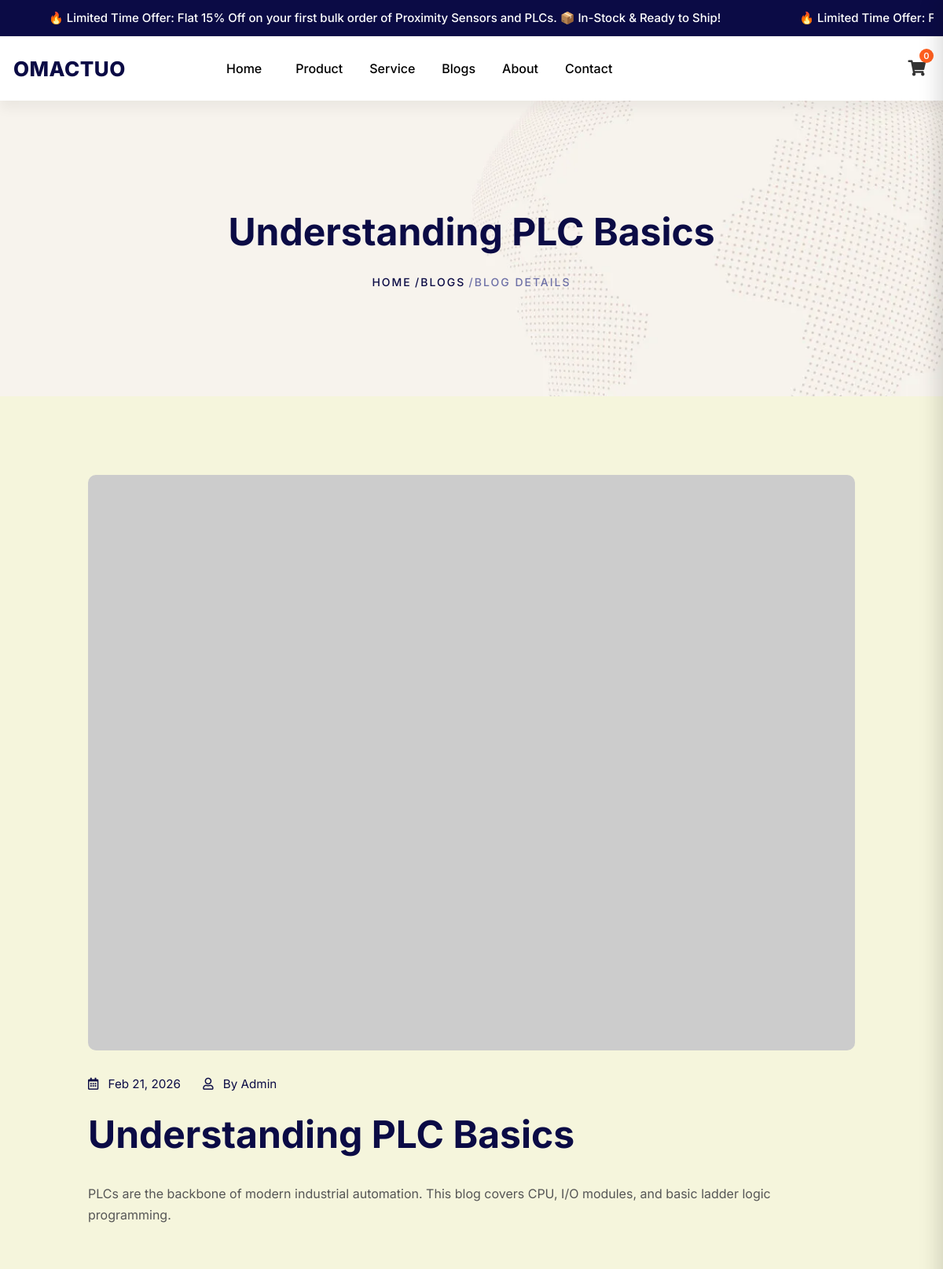
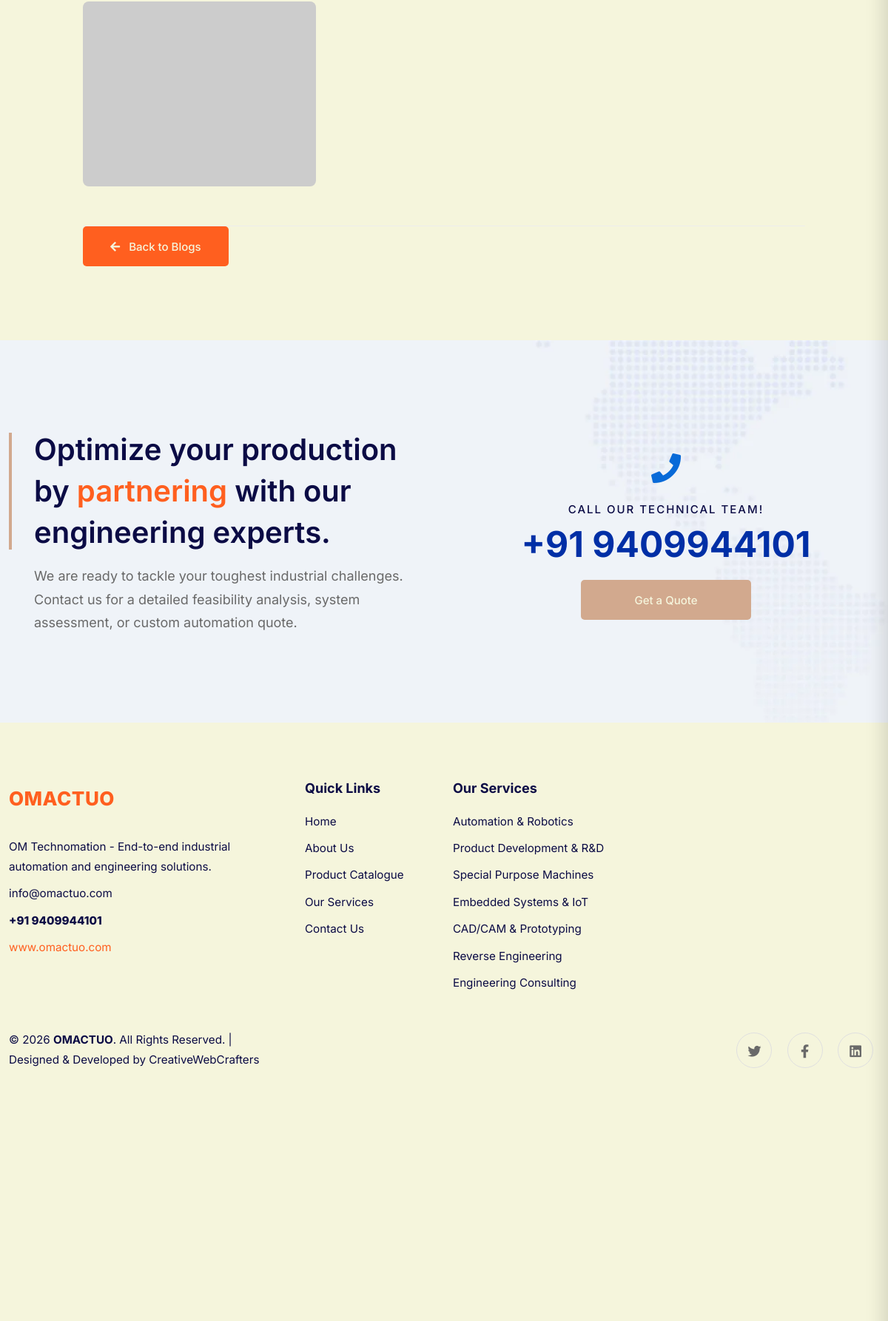
/blog-details.php?id=1 (upper part), run on the app's committed database (2 pictures, top to bottom).
### tables this page shows
CREATE TABLE `tag_line` (
  `id` int(11) NOT NULL DEFAULT 1,
  `content` text DEFAULT NULL
);

CREATE TABLE `blogs` (
  `id` int(11) NOT NULL,
  `title` varchar(255) NOT NULL,
  `short_description` text DEFAULT NULL,
  `description` longtext DEFAULT NULL,
  `image1` varchar(255) DEFAULT NULL,
  `image2` varchar(255) DEFAULT NULL,
  `image3` varchar(255) DEFAULT NULL,
  `image4` varchar(255) DEFAULT NULL,
  `author` varchar(100) DEFAULT 'Admin',
  `status` enum('active','inactive') DEFAULT 'active',
  `created_at` timestamp NOT NULL DEFAULT current_timestamp(),
  `updated_at` timestamp NOT NULL DEFAULT current_timestamp() ON UPDATE current_timestamp()
);

### blog-details.php (the view, shortened to what this page needs)
<?php
include 'includes/header.php';
$blog_id = isset($_GET['id']) ? (int)$_GET['id'] : 0;
$blog_res = mysqli_query($con, "SELECT * FROM blogs WHERE id = $blog_id AND status = 'active'");
$blog = mysqli_fetch_assoc($blog_res);
?>
<div class="breadcrumb-area">
    <div class="container">
        <div class="row">
            <div class="col-12">
                <div class="breadcrumb_box text-center">
                    <h2 class="breadcrumb-title"><?php echo htmlspecialchars($blog['title']); ?></h2>
                    <ul class="breadcrumb-list">
                        <li class="breadcrumb-item"><a href="index.php">Home</a></li>
                        <li class="breadcrumb-item"><a href="blogs.php">Blogs</a></li>
                        <li class="breadcrumb-item active">Blog Details</li>
                    </ul>
                </div>
            </div>
        </div>
    </div>
</div>
<div class="site-wrapper-reveal">
    <div class="blog-details-wrapper section-space--ptb_100">
        <div class="container">
            <div class="row justify-content-center">
                <div class="col-lg-10">
                    <div class="blog-details-post-wrap">
                        <div class="post-featured-image mb-30">
                            <img src="<?php echo !empty($blog['image1']) ? $blog['image1'] : 'assets/images/blog/blog-details-01-1170x500.webp'; ?>" class="img-fluid" alt="<?php echo htmlspecialchars($blog['title']); ?>" style="width: 100%; border-radius: 10px;">
                        </div>
                        <div class="post-meta mb-20">
                            <span class="post-date"><i class="far fa-calendar-alt me-2"></i> <?php echo date('M d, Y', strtotime($blog['created_at'])); ?></span>
                            <span class="post-author ms-4"><i class="far fa-user me-2"></i> By <?php echo htmlspecialchars($blog['author']); ?></span>
                        </div>
                        <div class="post-content-inner">
                            <h2 class="post-title mb-30"><?php echo htmlspecialchars($blog['title']); ?></h2>
                            <div class="post-description leading-relaxed" style="font-size: 16px; color: #555;">
                                <?php echo $blog['description']; ?>
                            </div>
                        </div>
                        <?php if($blog['image2'] || $blog['image3'] || $blog['image4']): ?>
                        <div class="row mt-40 g-3">
                            <?php for($i=2; $i<=4; $i++):
                                if($blog["image$i"]): ?>
                            <div class="col-md-4">
                                <img src="<?php echo $blog["image$i"]; ?>" class="img-fluid" style="border-radius: 8px; height: 250px; width: 100%; object-fit: cover;">
                            </div>
                            <?php endif; endfor; ?>
                        </div>
                        <?php endif; ?>
<br><br>
                        <div class="post-navigation-wrapper mt-50 border-top pt-30">
                            <div class="row">
                                <div class="col-6">
                                    <a href="blogs.php" class="btn btn-outline-primary"><i class="fas fa-arrow-left me-2"></i> Back to Blogs</a>
                                </div>
                            </div>
                        </div>
                    </div>
                </div>
            </div>
        </div>
    </div>
    <div class="contact-us-section-wrappaer infotechno-contact-us-bg section-space--ptb_120">
    <div class="container">
        <div class="row align-items-center">
            <div class="col-lg-6">
                <div class="conact-us-wrap-one">
                    <h3 class="heading">Optimize your production by <span class="text-color-primary">partnering</span> with our engineering experts. </h3>
                    <div class="sub-heading">We are ready to tackle your toughest industrial challenges.<br>Contact us for a detailed feasibility analysis, system assessment, or custom automation quote.</div>
                </div>
            </div>
            <div class="col-lg-6">
                <div class="contact-info-one text-center">
                    <div class="icon">
                        <span class="fas fa-phone"></span>
                    </div>
                    <h6 class="heading font-weight--reguler">Call our technical team!</h6>
                    <h2 class="call-us"><a href="tel:+919409944101">+91 9409944101</a></h2>
                    <div class="contact-us-button mt-20">
                        <a href="contact-us.php" class="btn btn--secondary">Get a Quote</a>
                    </div>
                </div>
            </div>
        </div>
    </div>
</div>
</div>
<?php include 'includes/footer.php'; ?>

### includes/header.php (shortened to what this page needs)
<!DOCTYPE html>
<html class="no-js" lang="zxx" dir="ltr">
<head>
    <link rel="stylesheet" href="assets/css/vendor/bootstrap.min.css">
    <link rel="stylesheet" href="assets/css/vendor/fontawesome-all.min.css">
    <link rel="stylesheet" href="assets/css/plugins/swiper.min.css">
    <link rel="stylesheet" href="assets/css/plugins/animate-text.css">
    <link rel="stylesheet" href="assets/css/plugins/animate.min.css">
    <link rel="stylesheet" href="assets/css/plugins/lightgallery.min.css">
    <link rel="stylesheet" href="assets/css/style.css">
</head>
<body>
    <div class="header-area header-area--default" style="background-color: #FFFFFF;">
        <?php
        include 'conneaction.php';
        $tag_res = mysqli_query($con, "SELECT * FROM tag_line WHERE id = 1");
        $tag_data = mysqli_fetch_assoc($tag_res);
        $tag_content = isset($tag_data['content']) ? $tag_data['content'] : 'Now Hiring: Are you a driven and motivated 1st Line IT Support Engineer?';
        ?>
<div class="header-top-wrap border-bottom" style="background-color: #0B0B45;">
  <div class="container-fluid">
    <div class="row">
      <div class="col-lg-12">
<div class="marquee-wrapper">
    <div class="marquee-track">
        <div style="display: flex;">
            <p class="marquee-item"><?php echo $tag_content; ?></p>
            <p class="marquee-item"><?php echo $tag_content; ?></p>
        </div>
    </div>
</div>
      </div>
    </div>
  </div>
</div>
        <div class="header-bottom-wrap header-sticky">
            <div class="container-fluid">
                <div class="row">
                    <div class="col-lg-12">
                        <div class="header default-menu-style position-relative">
                            <div class="header__logo">
                               <a href="index.php" style="color: #0B0B45; font-size: 26px; font-weight: 800; text-decoration: none; letter-spacing: 0.5px; text-transform: uppercase;">
                       omactuo                                </a>
                            </div>
                            <div class="header-midle-box">
                                <div class="header-bottom-wrap d-md-block d-none">
                                    <div class="header-bottom-inner">
                                        <div class="header-bottom-left-wrap">
                                            <div class="header__navigation d-none d-xl-block">
                                                <nav class="navigation-menu primary--menu">
                                                    <ul>
                                                        <li><a href="index.php"><span>Home</span></a></li>
                                                        <li><a href="products.php"><span>Product</span></a>
                                                        </li>
                                                        <li><a href="services.php"><span>Service</span></a></li>
                                                        <li><a href="blogs.php"><span>Blogs</span></a></li>
                                                         <li><a href="about.php"><span>About</span></a></li>
                                                        <li><a href="contact-us.php"><span>Contact</span></a></li>
                                                    </ul>
                                                </nav>
                                            </div>
                                        </div>
                                    </div>
                                </div>
                            </div>
                            <div class="header-right-box">
                                <div class="header-right-inner" id="hidden-icon-wrapper">
                                    <div class="header-cart-icon" onclick="openCartSidebar()">
                                        <i class="fas fa-shopping-cart"></i>
                                        <span class="cart-count" id="cart-count">0</span>
                                    </div>
                                </div>
                            </div>
                        </div>
                    </div>
                </div>
            </div>
        </div>
    </div>

### includes/header.php (style rules this page uses)
.marquee-wrapper { width: 100%; overflow: hidden; background-color: #0B0B45; color: #FFFFFF; display: flex; }
.marquee-track { display: flex; width: max-content; animation: scroll-text 20s linear infinite; }
.marquee-item { padding: 10px 50px; margin: 0; font-size: 15px; font-weight: 500; white-space: nowrap; }
body { font-size: 95% !important; }
.header-cart-icon { position: relative; cursor: pointer; padding: 10px; color: #333; font-size: 20px; transition: color 0.3s ease; }
.cart-count { position: absolute; top: 2px; right: 0; background: #FF5F1F; color: #fff; font-size: 11px; font-weight: 600; width: 18px; height: 18px; border-radius: 50%; display: flex; align-items: center; justify-content: center; }
.navigation-menu > ul > li { position: static !important; }
.header-bottom-wrap { position: relative; }

### data on the page
tag_line: content "🔥 Limited Time Offer: Flat 15% Off on your first bulk order of Proximity Sensors and PLCs. 📦 In-Stock & Ready to Ship!", content "🔥 Limited Time Offer:…"
blogs: title "Understanding PLC Basics", created_at "Feb 21, 2026", author "Admin", description "PLCs are the backbone of modern industrial automation. This blog covers CPU, I/O modules, and basic ladder logic programming."
